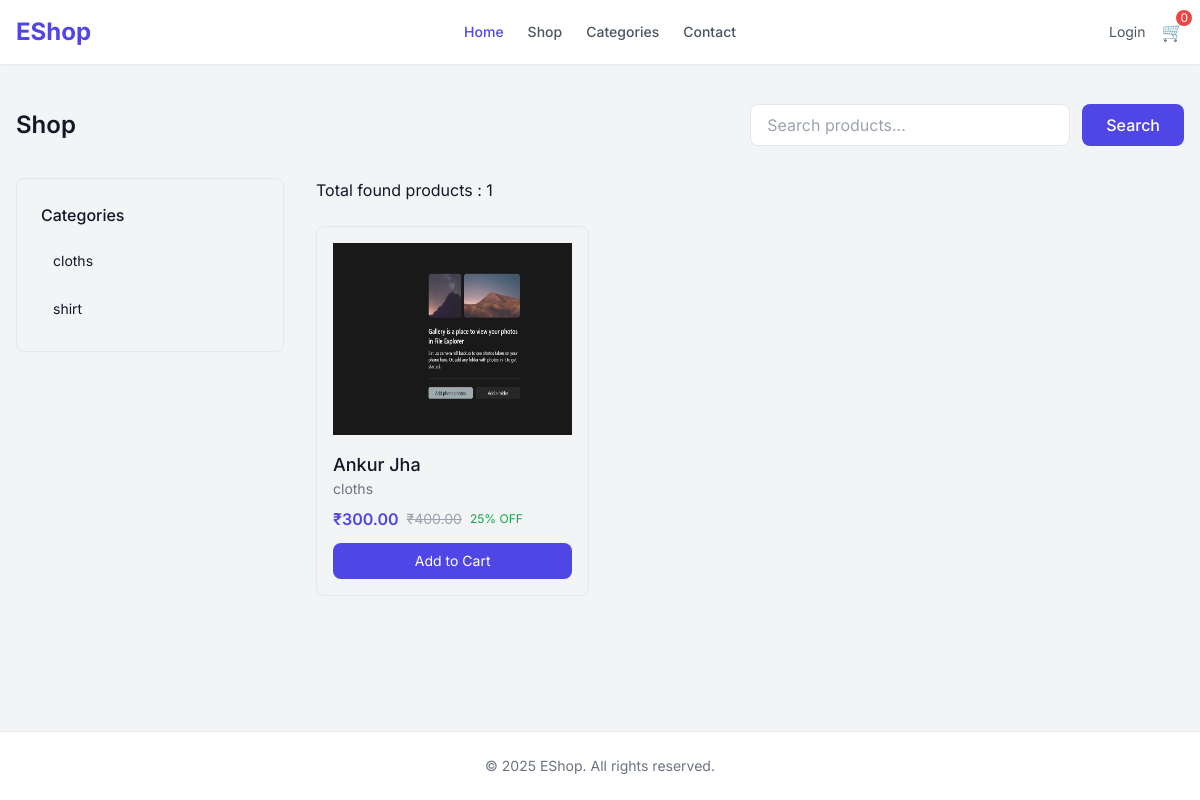
The app's page /shop/, older data.
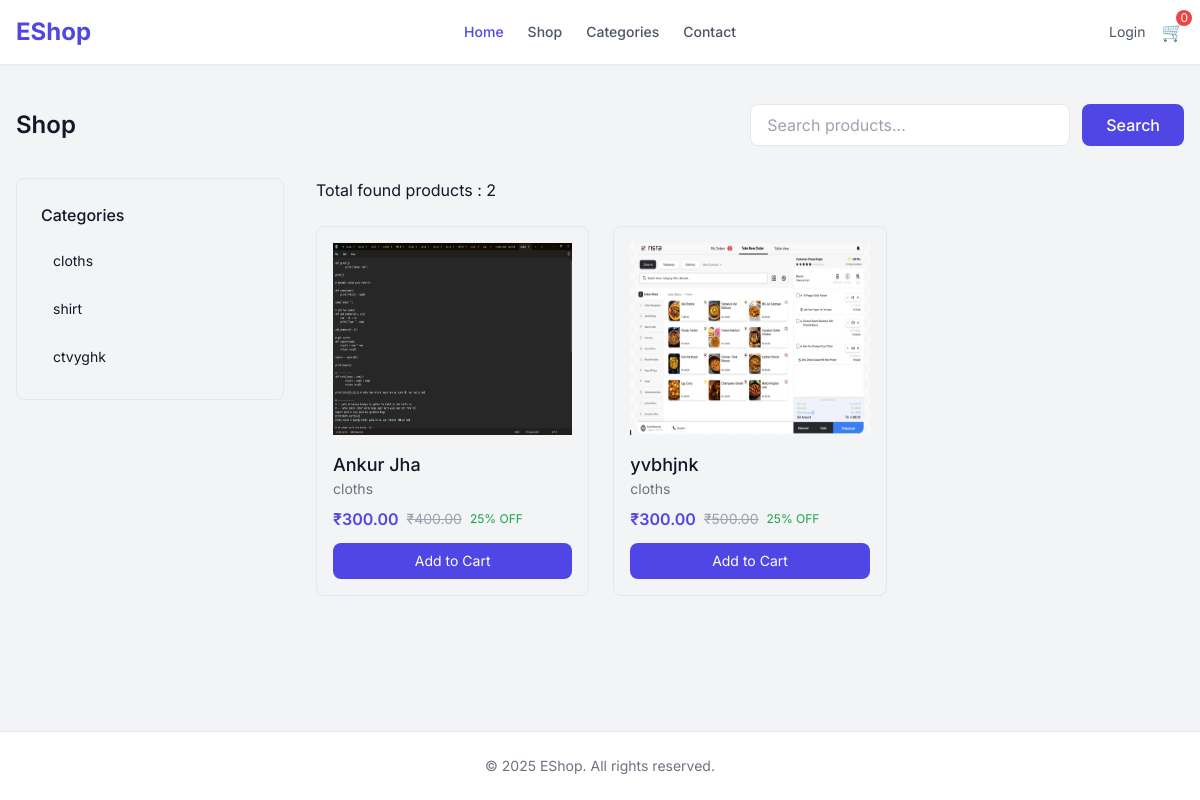
The same page, newer data.
### eshopapp/models.py (models this page shows, shortened)
class Category(models.Model):
    name = models.CharField(max_length=200)
    slug = models.SlugField(unique=True)
    parent_id = models.ForeignKey(
        "self", on_delete=models.CASCADE, null=True, blank=True, related_name="children"
    )
    created_at = models.DateTimeField(auto_now_add=True)
    def __str__(self):
        return self.name

class Product(models.Model):
    name = models.CharField(max_length=50)
    slug = models.CharField(unique=True, max_length=200)
    cat_id = models.ForeignKey(
        Category, on_delete=models.CASCADE, related_name="products"
    )
    mrp = models.DecimalField(max_digits=10, decimal_places=2)
    selling_price = models.DecimalField(max_digits=10, decimal_places=2)
    stock = models.IntegerField()
    image = models.ImageField(upload_to="photos/", null=True, blank=True)
    description = models.TextField()

### eshopapp/views.py (the view)
# urls.py: path("shop/", shoppage, name="shop"),
def shoppage(request):
    products = Product.objects.all()
    categories = Category.objects.all()
    categoryFilter = request.GET.get("category")
    searchFilter = request.GET.get("search")
    if categoryFilter:
        catId = Category.objects.filter(slug=categoryFilter).first()
        products = Product.objects.filter(cat_id=catId)
    if searchFilter:
        products = Product.objects.filter(name__icontains=searchFilter)
    countTotal = products.count()
    return render(
        request,
        "public/shop.html",
        {"products": products, "categories": categories, "countTotal": countTotal},
    )

### eshopapp/templates/public/shop.html (shortened to what this page needs)
{% extends 'layout/publiclayout.html' %}
{% block content %}
  <div class="max-w-7xl mx-auto px-4 py-10">
    <div class="flex flex-col md:flex-row md:items-center md:justify-between gap-4 mb-8">
      <h1 class="text-2xl font-semibold">Shop</h1>
      <form method="get" class="flex flex-col sm:flex-row gap-3 w-full md:w-auto">
        <input type="text" name="search" value="{{ request.GET.search }}" placeholder="Search products..." class="w-full md:w-80 border rounded-lg px-4 py-2 focus:outline-none focus:ring-2 focus:ring-indigo-500" />
        <button type="submit" class="px-6 py-2 bg-indigo-600 hover:bg-indigo-700 text-white rounded-lg font-medium">Search</button>
      </form>
    </div>
    <div class="grid grid-cols-1 lg:grid-cols-4 gap-8">
      <div class="border rounded-lg p-6 space-y-6 self-start">
        <div>
          <h3 class="font-medium mb-4">Categories</h3>
          <div class="space-y-3 text-sm">
            {% for categorie in categories %}
              <a href="?category={{ categorie.name }}"
                class="block px-3 py-2 rounded-lg
              {% if request.GET.category == categorie.name %}
                bg-indigo-200 text-indigo-900
              {% else %}
                hover:bg-indigo-100 hover:text-indigo-700
              {% endif %}
              transition">
                {{ categorie.name }}
              </a>
            {% endfor %}
          </div>
        </div>
      </div>
      <div class="lg:col-span-3">
        <h3>Total found products : {{ countTotal }}</h3>
        <br />
        <div class="grid grid-cols-1 sm:grid-cols-2 lg:grid-cols-3 gap-6">
          {% if countTotal <= 0 %}
            <div class="col-span-full flex flex-col items-center justify-center border border-dashed rounded-xl py-16 px-6 text-center">
              <div class="w-20 h-20 flex items-center justify-center rounded-full bg-indigo-50 text-indigo-600 mb-6">
                <svg xmlns="http://www.w3.org/2000/svg" fill="none" viewBox="0 0 24 24" stroke-width="1.8" stroke="currentColor" class="w-10 h-10">
                  <path stroke-linecap="round" stroke-linejoin="round" d="M21 21l-4.35-4.35m1.6-5.15a7 7 0 11-14 0 7 7 0 0114 0z" />
                </svg>
              </div>
              <h3 class="text-lg font-semibold mb-1">No products found</h3>
              <p class="text-gray-500 text-sm mb-6 max-w-sm">We couldn’t find any products matching your search. Try a different keyword or browse another category.</p>
              <a href="/shop" class="inline-flex items-center gap-2 px-5 py-2.5 bg-indigo-600 hover:bg-indigo-700 text-white rounded-lg text-sm font-medium">Browse All Products</a>
            </div>
          {% else %}
            {% for product in products %}
              <div class="border rounded-lg p-4 hover:shadow transition">
                <a href="{% url 'productview' product.slug %}">
                  <div class="h-48 bg-gray-100 rounded mb-4">
                    <img src="{{ product.image.url }}" class="w-full h-full" alt="" srcset="" />
                  </div>
                </a>
                <h3 class="font-medium text-lg">{{ product.name }}</h3>
                <p class="text-sm text-gray-500 mb-2">{{ product.cat_id }}</p>
                <div class="flex items-center gap-2 mb-3">
                  <span class="font-semibold text-indigo-600">₹{{ product.selling_price }}</span>
                  <span class="text-sm line-through text-gray-400">₹{{ product.mrp }}</span>
                  <span class="text-xs text-green-600">25% OFF</span>
                </div>
                <button class="w-full bg-indigo-600 hover:bg-indigo-700 text-white py-2 rounded-lg text-sm">Add to Cart</button>
              </div>
            {% endfor %}
          {% endif %}
        </div>
      </div>
    </div>
  </div>
{% endblock %}

Row changes from the older to the newer data that the page shows:
added Category: name "ctvyghk"
changed Product "Ankur Jha": image: a different picture
added Product: image (picture), name "yvbhjnk", cat_id "cloths", selling_price "300.00", mrp "500.00"
Text that changed along with them:
{{ countTotal }}: "1" → "2"
